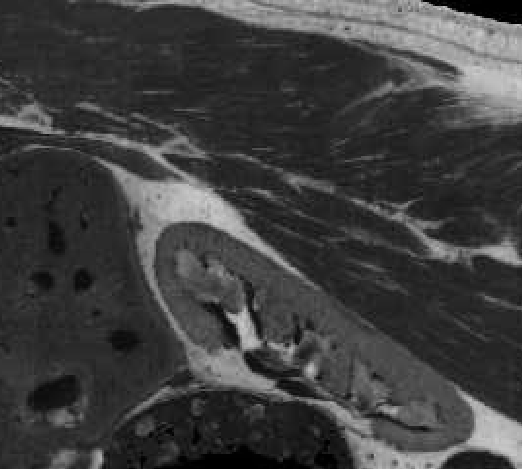
%> input picture kidney_cut.bmp, 522 x 469 px
$ octave main.m   (GNU Octave 9; MATLAB toolbox functions it lacks are replaced by stand-ins)
%> lines starting %> are read from the running program, lines starting %| are printed output that depends on the picture
### indicator.m
function [ssimval,peaksnr,snr,MSE,epi] = indicator(A, ref)
if class(A)~="double"
    A = double(A);
end
if class(ref)~="double"
    ref = double(ref);
end
[ssimval,~] = ssim(A,ref);
[peaksnr, snr] = psnr(uint8(A), uint8(ref));
MSE = mean((A - ref).^2,'all');
epi = EPI(A, ref);
end

### EPI.m
function epi = EPI(A,ref)
% a high pass laplacian filter is created
H = fspecial('laplacian',0.5) ;
% input image is highpass filtered with laplacian filter
deltas=imfilter(A,H);
meandeltas=mean2(deltas);

% Restored Image is highpass filtered with laplacian filter
deltascap=imfilter(ref,H);
meandeltascap=mean2(deltascap);

% computation of EPI
p1=deltas-meandeltas;
p2=deltascap-meandeltascap;

num=sum(sum(p1.*p2));
den=(sum(sum(p1.^2)))*(sum(sum(p2.^2)));
epi=num/sqrt(den)

end

### main.m
clc;clf;clear;close all;
clean = imread('kidney_cut.bmp');
%> clean is the input picture: size 469x522 uint8; min 0, max 205, mean 63.1
clean = imresize(clean, [128, 128]);
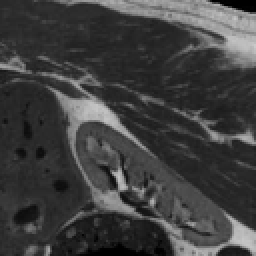
%> clean: size 128x128 uint8 (shown 2 times larger); min 0, max 201, mean 63.1
noise = imread('kidney_cut_sigma0.5.bmp');
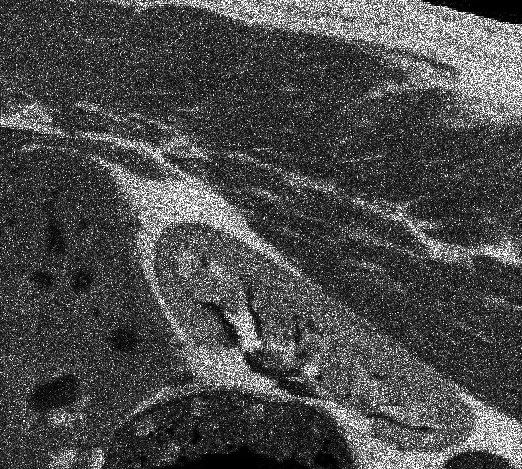
%> input picture kidney_cut_sigma0.5.bmp, 522 x 469 px
%> noise is the input picture: size 469x522 uint8; min 0, max 255, mean 74.6
noise = imresize(noise, [128, 128]);
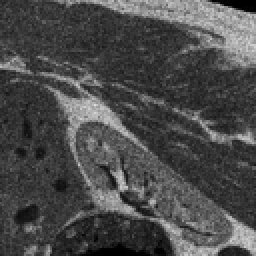
%> noise: size 128x128 uint8 (shown 2 times larger); min 0, max 218, mean 74.6

% [5 lines of commented-out code are left out]
%% denoise
% [34 lines of commented-out code are left out]
denoised = imread("D:\swimir_result\log\sigma0.1\test_images\kidney_cut.bmp");
denoised = imresize(denoised, [128,128]);
%% imshow
% % my_imshow(clean, noise, denoised)
[ssimval,peaksnr,snr,MSE,epi] = indicator(clean, denoised);
%> in indicator, `[ssimval,~] = ssim(A,ref);`: ssimval = 1
%> in indicator, `[peaksnr, snr] = psnr(uint8(A), uint8(ref));`: peaksnr = Inf
%> in indicator, `MSE = mean((A - ref).^2,'all');`: MSE = 0
%> in EPI, `deltas=imfilter(A,H);`:
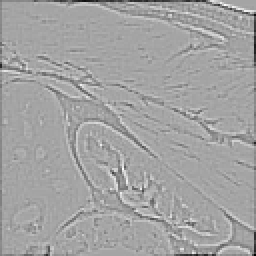
%> deltas: size 128x128 double (shown 2 times larger); min -257.7, max 141.7, mean -2.1; drawn with min black and max white
%> in EPI, `meandeltas=mean2(deltas);`: meandeltas = -2.14
%> in EPI, `num=sum(sum(p1.*p2));`: num = 12801736.1
%> in EPI, `den=(sum(sum(p1.^2)))*(sum(sum(p2.^2)));`: den = 1.64e+14
%> in EPI, `epi=num/sqrt(den)`: epi = 1
%> ssimval = 1; peaksnr = Inf; snr = Inf; MSE = 0; epi = 1
